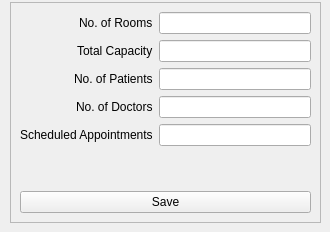
          <widget class="QWidget" name="page1_seeStats">
           <widget class="QFrame" name="frame_4">
            <property name="geometry">
             <rect>
              <x>10</x>
              <y>2</y>
              <width>311</width>
              <height>221</height>
             </rect>
            </property>
            <property name="frameShape">
             <enum>QFrame::StyledPanel</enum>
            </property>
            <property name="frameShadow">
             <enum>QFrame::Raised</enum>
            </property>
            <layout class="QVBoxLayout" name="verticalLayout_10">
             <item>
              <layout class="QFormLayout" name="formLayout_4">
               <property name="fieldGrowthPolicy">
                <enum>QFormLayout::ExpandingFieldsGrow</enum>
               </property>
               <property name="labelAlignment">
                <set>Qt::AlignRight</set>
               </property>
               <item row="0" column="0">
                <widget class="QLabel" name="hospitalStatistic_l1_rooms">
                 <property name="text">
                  <string>No. of Rooms</string>
                 </property>
                </widget>
               </item>
               <item row="0" column="1">
                <widget class="QLineEdit" name="hospitalStatistic_t1_rooms"/>
               </item>
               <item row="1" column="0">
                <widget class="QLabel" name="hospitalStatistic_l2_capacity">
                 <property name="text">
                  <string>Total Capacity</string>
                 </property>
                </widget>
               </item>
               <item row="1" column="1">
                <widget class="QLineEdit" name="hospitalStatistic_t2_capacity"/>
               </item>
               <item row="3" column="0">
                <widget class="QLabel" name="hospitalStatistic_l4_doctors">
                 <property name="text">
                  <string>No. of Doctors</string>
                 </property>
                </widget>
               </item>
               <item row="3" column="1">
                <widget class="QLineEdit" name="hospitalStatistic_t4_doctors"/>
               </item>
               <item row="4" column="0">
                <widget class="QLabel" name="hospitalStatistic_l5_appointments">
                 <property name="text">
                  <string>Scheduled Appointments</string>
                 </property>
                </widget>
               </item>
               <item row="4" column="1">
                <widget class="QLineEdit" name="hospitalStatistic_t5_appointments"/>
               </item>
               <item row="2" column="0">
                <widget class="QLabel" name="hospitalStatistic_l3_patients">
                 <property name="text">
                  <string>No. of Patients</string>
                 </property>
                </widget>
               </item>
               <item row="2" column="1">
                <widget class="QLineEdit" name="hospitalStatistic_t3_patients"/>
               </item>
              </layout>
             </item>
             <item>
              <layout class="QHBoxLayout" name="updateCancelLayout_3">
               <item>
                <widget class="QPushButton" name="patientEditSave_2">
                 <property name="text">
                  <string>Save</string>
                 </property>
                </widget>
               </item>
              </layout>
             </item>
            </layout>
           </widget>
          </widget>
